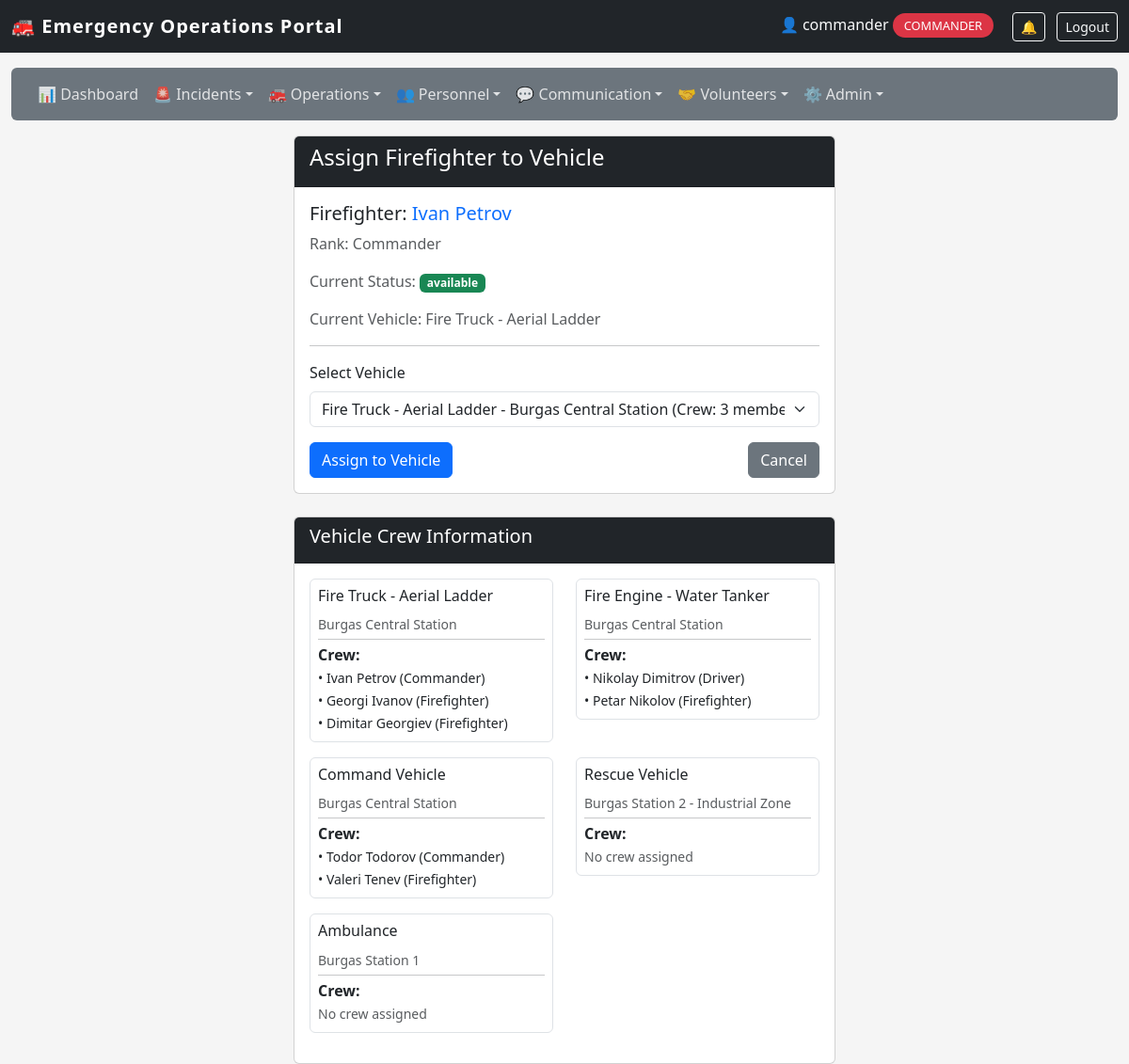
Page /staff/firefighter/1/assign (signed in) on the earlier database version.
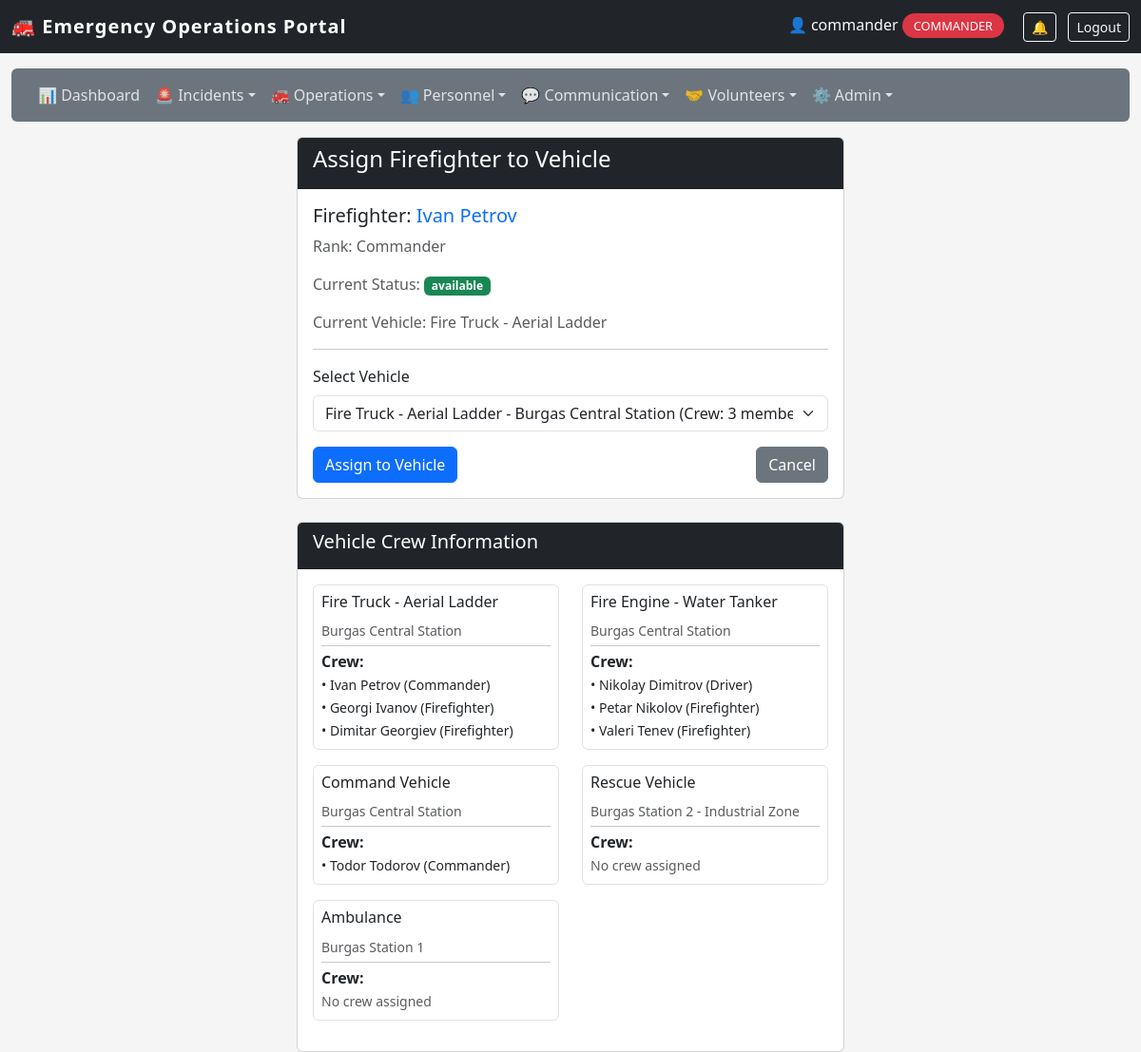
Same page on the later database version.
### app/models/vehicle.py (models this page shows)
class Vehicle(db.Model):
    id = db.Column(db.Integer, primary_key=True)
    type = db.Column(db.String(50))
    location = db.Column(db.String(200))
    latitude = db.Column(db.Float, nullable=True)
    longitude = db.Column(db.Float, nullable=True)
    last_updated = db.Column(db.DateTime, default=datetime.datetime.utcnow, onupdate=datetime.datetime.utcnow)
    speed = db.Column(db.Float, nullable=True)
    heading = db.Column(db.Integer, nullable=True)
    status = db.Column(db.String(20), default='station')
    current_incident_id = db.Column(db.Integer, db.ForeignKey('incident.id'), nullable=True)
    current_incident = db.relationship('Incident', foreign_keys=[current_incident_id])
    firefighters = db.relationship('Firefighter', backref='assigned_vehicle', lazy=True)

### app/models/firefighter.py (models this page shows)
class Firefighter(db.Model):
    id = db.Column(db.Integer, primary_key=True)
    name = db.Column(db.String(100), nullable=False)
    rank = db.Column(db.String(50))
    status = db.Column(db.String(20), default='available')
    vehicle_id = db.Column(db.Integer, db.ForeignKey('vehicle.id'), nullable=True)
    user_id = db.Column(db.Integer, db.ForeignKey('user_model.id'), nullable=True, unique=True)
    user = db.relationship('UserModel', foreign_keys=[user_id], backref='firefighter_profile')
    employee_id = db.Column(db.String(20), unique=True, nullable=True)
    phone = db.Column(db.String(20), nullable=True)
    hire_date = db.Column(db.DateTime, nullable=True)
    last_active = db.Column(db.DateTime, nullable=True)
    current_shift_id = db.Column(db.Integer, db.ForeignKey('shift.id'), nullable=True)
    current_shift = db.relationship('Shift', foreign_keys=[current_shift_id], back_populates='firefighter')
    shifts = db.relationship('Shift', foreign_keys='Shift.firefighter_id', back_populates='firefighter')

### app/routes/firefighters.py (the view, shortened to what this page needs)
@firefighters_bp.route('/staff/firefighter/<int:firefighter_id>/assign', methods=['GET', 'POST'])
@login_required
@role_required('commander', 'dispatcher')
def assign_firefighter(firefighter_id):
    firefighter = Firefighter.query.get_or_404(firefighter_id)
    vehicles = Vehicle.query.all()
    return render_template('staff/personnel/assign_firefighter.html',
                           firefighter=firefighter,
                           vehicles=vehicles)

### app/utils.py (called while the page is built)
def login_required(f):
    @wraps(f)
    def decorated_function(*args, **kwargs):
        if not session.get('logged_in'):
            flash('Please login to access the staff portal.', 'warning')
            return redirect(url_for('auth.staff_login'))
        return f(*args, **kwargs)
    return decorated_function

def role_required(*roles):
    def decorator(f):
        @wraps(f)
        def decorated_function(*args, **kwargs):
            if not session.get('logged_in'):
                flash('Please login to access the staff portal.', 'warning')
                return redirect(url_for('auth.staff_login'))
            if session.get('user_role') not in roles:
                flash('Unauthorized access. This incident has been logged.', 'danger')
                return redirect(url_for('dashboard.staff_dashboard'))
            return f(*args, **kwargs)
        return decorated_function
    return decorator

### app/templates/staff/personnel/assign_firefighter.html (shortened to what this page needs)
{% extends "staff/base.html" %}
{% block content %}
<div class="row"><div class="col-md-6 offset-md-3"><div class="card"><div class="card-header bg-dark text-white"><h4>Assign Firefighter to Vehicle</h4></div><div class="card-body">
    <div class="mb-3"><h5>Firefighter: <span class="text-primary">{{ firefighter.name }}</span></h5><p class="text-muted">Rank: {{ firefighter.rank }}</p><p class="text-muted">Current Status: <span class="badge bg-{% if firefighter.status == 'available' %}success{% elif firefighter.status == 'on_duty' %}primary{% elif firefighter.status == 'vacation' %}warning{% else %}secondary{% endif %}">{{ firefighter.status }}</span></p><p class="text-muted">Current Vehicle: {% if firefighter.assigned_vehicle %}{{ firefighter.assigned_vehicle.type }}{% else %}<span class="text-warning">Not assigned</span>{% endif %}</p></div>
    <hr>
    <form method="POST" action="{{ url_for('personnel.assign_firefighter', firefighter_id=firefighter.id) }}">
        <div class="mb-3"><label class="form-label">Select Vehicle</label><select name="vehicle_id" class="form-select">{% for vehicle in vehicles %}<option value="{{ vehicle.id }}" {% if firefighter.assigned_vehicle and firefighter.assigned_vehicle.id == vehicle.id %}selected{% endif %}>{{ vehicle.type }} - </option>{% endfor %}</select></div>
        <div class="d-flex justify-content-between"><button type="submit" class="btn btn-primary">Assign to Vehicle</button><a href="{{ url_for('personnel.list_firefighters') }}" class="btn btn-secondary">Cancel</a></div>
    </form>
</div></div></div></div>
<div class="row mt-4"><div class="col-md-6 offset-md-3"><div class="card"><div class="card-header bg-dark text-white"><h5>Vehicle Crew Information</h5></div><div class="card-body"><div class="row">{% for vehicle in vehicles %}<div class="col-md-6 mb-3"><div class="border rounded p-2"><h6>{{ vehicle.type }}</h6><small class="text-muted">{{ vehicle.location }}</small><hr class="my-1"><strong>Crew:</strong>{% if vehicle.firefighters %}<ul class="list-unstyled mb-0">{% for f in vehicle.firefighters %}<li><small>• {{ f.name }} ({{ f.rank }})</small></li>{% endfor %}</ul>{% else %}<p class="text-muted mb-0"><small>No crew assigned</small></p>{% endif %}</div></div>{% endfor %}</div></div></div></div></div>
{% endblock %}

Differences in the rows shown:
changed Vehicle "Fire Engine - Water Tanker": gains Firefighter (name "Valeri Tenev", rank "Firefighter")
changed Vehicle "Command Vehicle": loses Firefighter (name "Valeri Tenev", rank "Firefighter")
